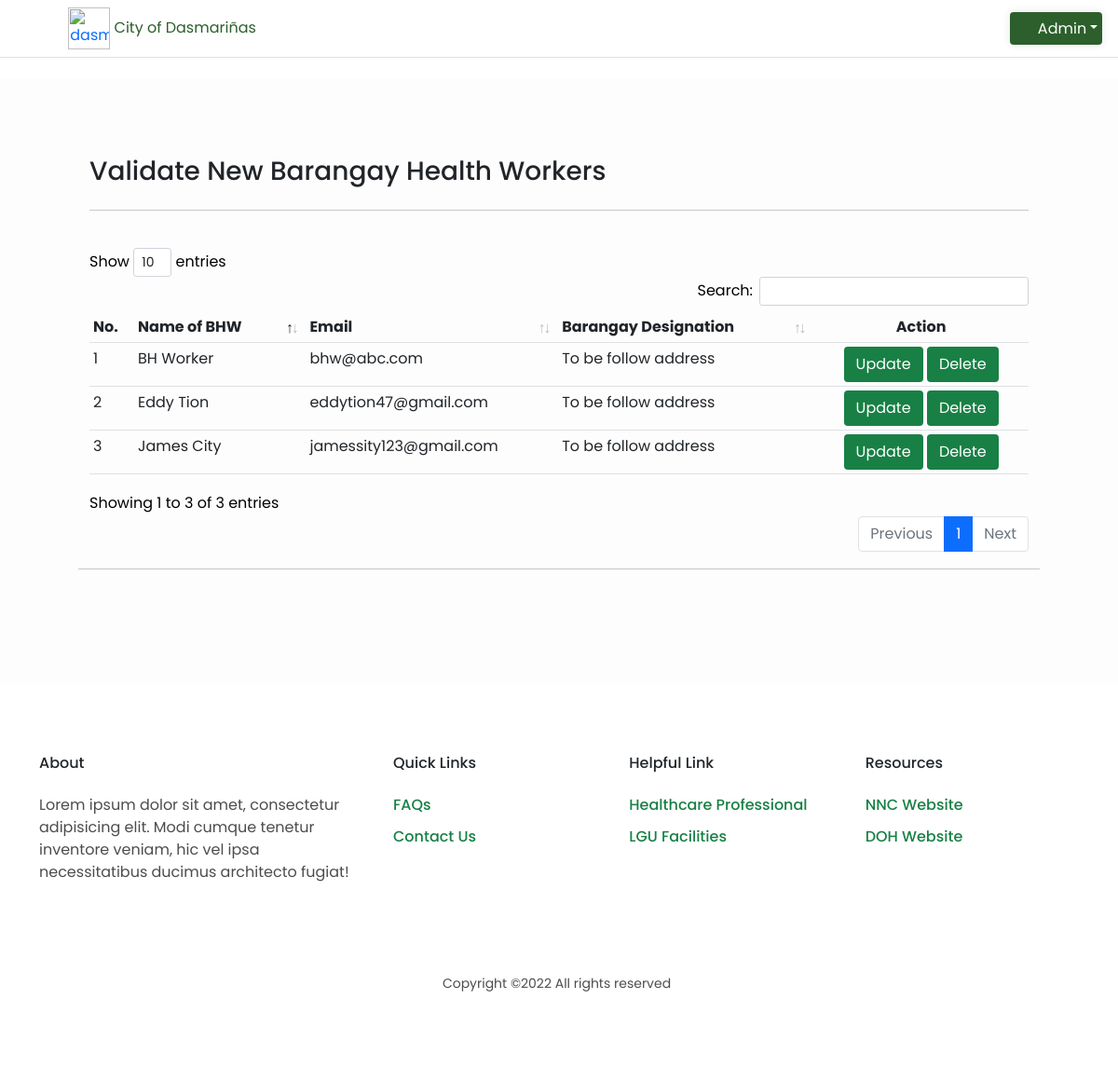
Screenshot of /validation with the database file from the repository.
### profilingApp/models.py (models this page shows, shortened)
class BarangayHealthWorker(Model):
    user = models.OneToOneField(CustomUser, on_delete=CASCADE, primary_key=True)
    is_validated = models.BooleanField(default=False)

class CustomUser(AbstractUser):
    USER_TYPE = [('Choose User Type', 'Choose User Type'),
                 ('Admin', 'Administrator'),
                 ('BHW', 'Barangay Health Worker'),
                 ('P/G', 'Parent/Guardian')]
    username = None
    email = models.EmailField(_('email address'), unique=True)
    user_type = models.CharField(max_length=100, choices=USER_TYPE, default='Choose User Type')
    USERNAME_FIELD = 'email'
    REQUIRED_FIELDS = []
    objects = CustomUserManager()

### profilingApp/views.py (the view)
# urls.py: path('validation', views.bhw_validation, name='bhw_validation'),
def bhw_validation(request):
    bhw = BarangayHealthWorker.objects.all()
    context = {'bhws' : bhw}
    return render(request, 'activities/Admin Validate BHW.html', context)

### profilingApp/templates/activities/Admin Validate BHW.html (shortened to what this page needs)
{% extends 'activities/Admin Home.html' %}
{% load static %}
{% block dashboard %}
<div id="grid" class="container-fluid" style="padding:7%; margin-top:83px;">
    <div class="container-grid">
        <div class="container">
            <div class="row">
                <div class="col">
                    <h3 style="text-align:left;">Validate New Barangay Health Workers</h3>
                </div>
            </div>
        <hr>
        <br>
        </div>
    </div>
    <div class="container text-black">
        <div class="row">
            <div class="col">
                <div class="table-responsive">
                    <table class="table table-sm" id="table_validation">
                        <thead>
                            <tr>
                                <th scope="col">No.</th>
                                <th scope="col">Name of BHW </th>
                                <th scope="col">Email</th>
                                <th scope="col">Barangay Designation</th>
                                <th scope="col" class="nosort text-center">Action</th>
                            </tr>
                        </thead>
                        <tbody>
                            {% for bhw in bhws %}
                            <tr>
                                <td>1</td>
                                <td>{{ bhw.user.first_name }} {{ bhw.user.last_name }}</td>
                                <td>{{ bhw.user.email }}</td>
                                <td>To be follow address</td>
                                <td style="text-align: center;">
                                    <div>
                                        <a href=""><button type="button" style="background-color: #188045; color: white;" class="btn">Update</button></a>
                                        <a href=""><button type="button" style="background-color: #188045; color: white;" class="btn">Delete</button></a>
                                    </div>
                                </td>
                            </tr>
                            {% endfor %}
                        </table>
                    </div>
                </div>
            </div>
        </div>
    <hr>
    <br>
</div>
{% endblock %}

### profilingApp/templates/activities/Admin Home.html (shortened to what this page needs)
{% load static %}
<html lang="en">
<head>
    <link rel="stylesheet" href="{% static '/CSS/DataTables/datatables.min.css' %}">
    <link rel="stylesheet" href="{% static '/CSS/styles.css' %}">
    <link rel="stylesheet" href="{% static '/CSS/font-awesome/css/all.min.css' %}">
    <link rel="stylesheet" href="{% static '/CSS/css/bootstrap.min.css' %}">
</head>
<body>
<div class="site-header" id="header">
  <nav class="navbar fixed-top navbar-expand-lg navbar-dark index__navbar scrolled border-bottom" id="header">
    <div class="container-fluid">
      <div>
        <span style="font-size:20px;cursor:pointer; color:#2c5f2dff; margin-left:10px;" id="navButton" onclick="openOffcanvas()"><i class="fa fa-fw fa-bars"></i></span>
        <a href="#" class="name" style="text-decoration: none;">
            <img class="navbar-icon" style="margin-left:15px;" src="../static/Media/avatar.png" alt="dasma-logo">
            <span id="hidetitle" class="brand__name" style="color:#2c5f2dff;">City of Dasmariñas</span>
        </a>
      </div>
      <div class="dropdown">
        <button class="btn dropdown-toggle" type="button" id= "Headerddb" data-bs-toggle="dropdown" style="margin-right:15px"> <i class="fa fa-fw fa-user"></i>Admin</button>
      </div>
  </div>
  </nav>
</div>
{% block dashboard%}{% endblock %}
<div class="site-footer" id="footer">
  <div class="container">
      <div class="row">
          <div class="col-lg-4">
              <h2 class="footer-heading mb-4">About</h2>
              <p>Lorem ipsum dolor sit amet, consectetur adipisicing elit.
                  Modi cumque tenetur inventore veniam, hic vel ipsa necessitatibus
                  ducimus architecto fugiat!
              </p>
          </div>
          <div class="col-lg-8">
              <div class="row">
                  <div class="col-lg-4">
                      <h2 class="footer-heading mb-4">Quick Links</h2>
                      <ul class="list-unstyled">
                      <li><a href="#">FAQs</a></li>
                      <li><a href="#">Contact Us</a></li>
                      </ul>
                  </div>
                  <div class="col-lg-4">
                      <h2 class="footer-heading mb-4">Helpful Link</h2>
                      <ul class="list-unstyled">
                      <li><a href="#">Healthcare Professional</a></li>
                      <li><a href="#">LGU Facilities</a></li>
                      </ul>
                  </div>
                  <div class="col-lg-4">
                      <h2 class="footer-heading mb-4">Resources</h2>
                      <ul class="list-unstyled">
                      <li><a href="#">NNC Website</a></li>
                      <li><a href="#">DOH Website</a></li>
                      </ul>
                  </div>
              </div>
          </div>
      </div>
      <div class="row text-center">
          <div class="col-md-12">
              <div class="border-top pt-5">
                  <p class="copyright"><small>
                  Copyright ©<script>document.write(new Date().getFullYear());</script> All rights reserved
                  </small>
                  </p>
              </div>
          </div>
      </div>
  </div>
</div>
</body>
</html>

### profilingApp/static/CSS/styles.css (style rules this page uses)
.fixed-top { position: fixed; top: 0; right: 0; left: 0; z-index: 1030; }
.fixed-top.scrolled { background-color: #fff !important; transition: background-color 200ms linear; }
.navbar { transition: 0.5s ease-in-out; }
.navbar-icon { width: 45px; max-width: 50px; }
img { vertical-align: middle; border-style: none; }
* { margin: 0; padding: 0; box-sizing: border-box; font-family: 'Poppins', sans-serif; }
li { list-style: none; display: list-item; text-align: -webkit-match-parent; }
.list-unstyled { padding-left: 0; list-style: none; }
a { text-decoration: none; }
#navbutton { margin:2px; color:#2c5f2dff;text-decoration:none; }
#Headerddb { padding:5%; background-color: rgb(44, 95, 44); color: white; border: none; font-size: medium; box-shadow: 0 0 10px rgba(0, 0, 0, 0.1); -webkit-transition-duration: 0.3s; transition-duration: 0.3s; overflow: hidden; }
#Headerddb, i { margin-right: 5px; }
#grid,#footer,#mysidenav,#header { transition: 0.5s ease-in-out; }
#grid { background-color: rgba(253, 253, 253, 0.952); position: relative; padding: 60px; width: 100%; margin-top: 60px; }
html { width: 100%; height: 100%; }
body { color: rgba(0, 0, 0, 0.6); font-family: 'Poppins', sans-serif; font-size: 14px; line-height: 1.6em; -webkit-font-smoothing: antialiased; -moz-osx-font-smoothing: grayscale; }
::placeholder { color:rgba(255, 255, 255, 0.253); }
#footer { position: relative; width: auto; background-color: #FFFFFF; margin: 10px auto; }
.row { display: -webkit-box; display: -ms-flexbox; display: flex; -ms-flex-wrap: wrap; flex-wrap: wrap; margin-right: 15px; margin-left: 15px; }
h2 { display: block; font-size: 1.5em; margin-block-start: 0.83em; margin-block-end: 0.83em; margin-inline-start: 0px; margin-inline-end: 0px; font-weight: bold; }
@media (min-width: 768px) { .site-footer { padding: 8em 0; } }
.site-footer { display: flex; padding: 4em 0; }
.mb-4 { font-size: 16px; margin-bottom: 1.5rem !important; }
.site-footer a { color: #188045; text-decoration: none; background-color: transparent; font-weight: 500; }
.site-footer ul li { margin-bottom: 10px; }
.site-footer p { color: rgba(0, 0, 0, 0.7); margin-top: 0; margin-bottom: 1rem; }
p { display: block; margin-block-start: 1em; margin-block-end: 1em; margin-inline-start: 0px; margin-inline-end: 0px; }
@media (min-width: 992px) { .col-lg-4 { -webkit-box-flex: 0; -ms-flex: 0 0 33.33333%; flex: 0 0 33.33333%; max-width: 33.33333%; } }
@media (min-width: 992px) { .col-lg-8 { -webkit-box-flex: 0; -ms-flex: 0 0 66.66667%; flex: 0 0 66.66667%; max-width: 66.66667%; } }
.site-footer .border-top { border-top: 1px solid rgba(255, 255, 255, 0.1) !important; }
.pt-5 { padding-top: 3rem !important; }
.col-6, .col-7, .col-12, .col, .col-sm-3, .col-sm-6, .col-md-3, .col-md-4, .col-md-5, .col-md-6, .col-md-8, .col-md-9, .col-md-10, .col-md-12, .col-lg-3, .col-lg-4, .col-lg-5, .col-lg-6, .col-lg-7, .col-lg-8, .col-lg-10, .col-lg-12, .col-xl-2 { position: relative; width: 100%; padding-right: 15px; padding-left: 15px; }
small, .small { font-size: 80%; font-weight: 400; }
.text-center { text-align: center !important; }
html { font-family: sans-serif; line-height: 1.15; -webkit-text-size-adjust: 100%; -webkit-tap-highlight-color: rgba(0, 0, 0, 0); }

### rows the page displays
BarangayHealthWorker: user.first_name "Eddy", user.last_name "Tion", user.email "eddytion47@gmail.com"
BarangayHealthWorker: user.first_name "James", user.last_name "City", user.email "jamessity123@gmail.com"
BarangayHealthWorker: user.first_name "BH", user.last_name "Worker", user.email "bhw@abc.com"
